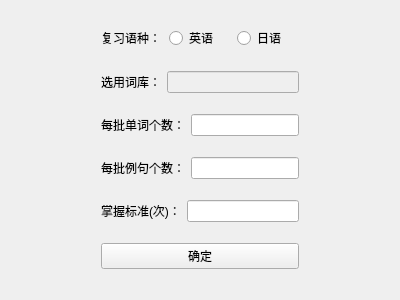
<?xml version="1.0" encoding="UTF-8"?>
<ui version="4.0">
 <class>settingPage</class>
 <widget class="QWidget" name="settingPage">
  <property name="geometry">
   <rect>
    <x>0</x>
    <y>0</y>
    <width>400</width>
    <height>300</height>
   </rect>
  </property>
  <property name="windowTitle">
   <string>Form</string>
  </property>
  <layout class="QHBoxLayout" name="horizontalLayout_6">
   <item>
    <spacer name="horizontalSpacer">
     <property name="orientation">
      <enum>Qt::Horizontal</enum>
     </property>
     <property name="sizeHint" stdset="0">
      <size>
       <width>40</width>
       <height>20</height>
      </size>
     </property>
    </spacer>
   </item>
   <item>
    <layout class="QVBoxLayout" name="verticalLayout">
     <item>
      <layout class="QHBoxLayout" name="horizontalLayout">
       <item>
        <widget class="QLabel" name="label_4">
         <property name="text">
          <string>复习语种：</string>
         </property>
        </widget>
       </item>
       <item>
        <widget class="QRadioButton" name="rb_en">
         <property name="text">
          <string>英语</string>
         </property>
        </widget>
       </item>
       <item>
        <widget class="QRadioButton" name="rb_jp">
         <property name="text">
          <string>日语</string>
         </property>
        </widget>
       </item>
      </layout>
     </item>
     <item>
      <layout class="QHBoxLayout" name="horizontalLayout_5">
       <item>
        <widget class="QLabel" name="label_5">
         <property name="text">
          <string>选用词库：</string>
         </property>
        </widget>
       </item>
       <item>
        <widget class="QLineEdit" name="le_libraryName">
         <property name="enabled">
          <bool>false</bool>
         </property>
        </widget>
       </item>
      </layout>
     </item>
     <item>
      <layout class="QHBoxLayout" name="horizontalLayout_2">
       <item>
        <widget class="QLabel" name="label">
         <property name="text">
          <string>每批单词个数：</string>
         </property>
        </widget>
       </item>
       <item>
        <widget class="QLineEdit" name="le_wordBatchSize">
         <property name="enabled">
          <bool>true</bool>
         </property>
        </widget>
       </item>
      </layout>
     </item>
     <item>
      <layout class="QHBoxLayout" name="horizontalLayout_3">
       <item>
        <widget class="QLabel" name="label_2">
         <property name="text">
          <string>每批例句个数：</string>
         </property>
        </widget>
       </item>
       <item>
        <widget class="QLineEdit" name="le_sentenceBatchSize">
         <property name="enabled">
          <bool>true</bool>
         </property>
        </widget>
       </item>
      </layout>
     </item>
     <item>
      <layout class="QHBoxLayout" name="horizontalLayout_4">
       <item>
        <widget class="QLabel" name="label_3">
         <property name="text">
          <string>掌握标准(次)：</string>
         </property>
        </widget>
       </item>
       <item>
        <widget class="QLineEdit" name="le_masterLimit">
         <property name="enabled">
          <bool>true</bool>
         </property>
        </widget>
       </item>
      </layout>
     </item>
     <item>
      <widget class="QPushButton" name="pb_confirm">
       <property name="enabled">
        <bool>true</bool>
       </property>
       <property name="text">
        <string>确定</string>
       </property>
      </widget>
     </item>
    </layout>
   </item>
   <item>
    <spacer name="horizontalSpacer_2">
     <property name="orientation">
      <enum>Qt::Horizontal</enum>
     </property>
     <property name="sizeHint" stdset="0">
      <size>
       <width>40</width>
       <height>20</height>
      </size>
     </property>
    </spacer>
   </item>
  </layout>
 </widget>
 <resources/>
 <connections/>
</ui>
